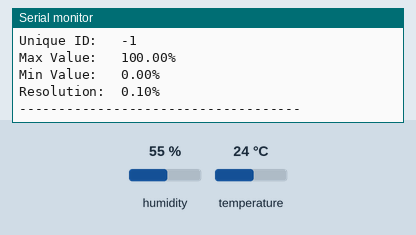
Simulated run of this sketch. Board: ESP8266 (NodeMCU). Parts: the last lines printed to the serial monitor. The inputs (shaded band) are chosen by the test bench; at power-on: humidity 55 %, temperature 24 °C. WiFi joins after 1.5 s; servers stay silent unless stated; uploads are accepted with an empty reply.

Above: at 3.1 s.
3.2 s: humidity set to 22 %
At 4.8 s:
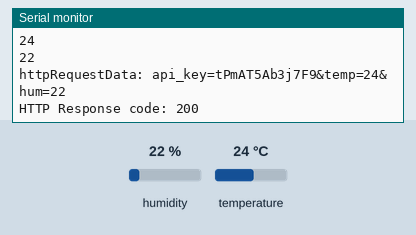
7.7 s: temperature set to 12 °C
At 10.5 s:
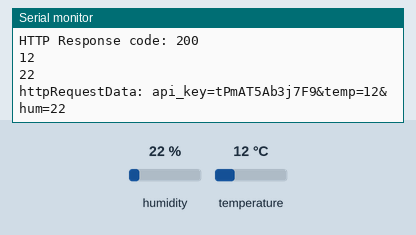
12.2 s: humidity set to 40 %
At 15.1 s:
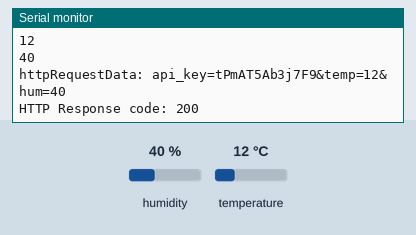
Timing chart, 0 to 16.6 s (numbered marks = the images above; inputs shaded):
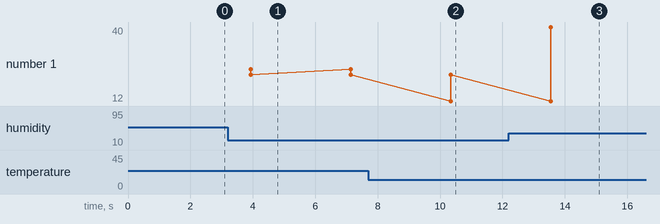

The sketch:

temp_sensors.ino
```cpp
// (licence header left out)
// REQUIRES the following Arduino libraries:
// - DHT Sensor Library: https://github.com/adafruit/DHT-sensor-library
// - Adafruit Unified Sensor Lib: https://github.com/adafruit/Adafruit_Sensor

#ifdef ESP32
#include <WiFi.h>
#include <HTTPClient.h>
#else
#include <ESP8266WiFi.h>
#include <ESP8266HTTPClient.h>
#include <WiFiClient.h>
#endif


const char* ssid     = "Neerzijde 16_IoT";
const char* password = "E4u6c1blockx";

const char* serverName = "http://192.168.0.5/post-esp-data.php";

String apiKeyValue = "tPmAT5Ab3j7F9";

#include <Adafruit_Sensor.h>
#include <DHT.h>
#include <DHT_U.h>

#define DHTPIN 4     // Digital pin connected to the DHT sensor

// Feather HUZZAH ESP8266 note: use pins 3, 4, 5, 12, 13 or 14 --
// Pin 15 can work but DHT must be disconnected during program upload.

// Uncomment the type of sensor in use:
//#define DHTTYPE    DHT11     // DHT 11
#define DHTTYPE    DHT22     // DHT 22 (AM2302)
//#define DHTTYPE    DHT21     // DHT 21 (AM2301)

// See guide for details on sensor wiring and usage:
//   https://learn.adafruit.com/dht/overview

DHT_Unified dht(DHTPIN, DHTTYPE);


uint32_t delayMS;

void setup() {
  Serial.begin(9600);
  int temptot = 0;
  int humtot = 0;
  WiFi.begin(ssid, password);
  Serial.println("Connecting");
  while (WiFi.status() != WL_CONNECTED) {
    delay(500);
    Serial.print(".");
  }
  Serial.println("");
  Serial.print("Connected to WiFi network with IP Address: ");
  Serial.println(WiFi.localIP());


  // Initialize device.
  dht.begin();

  Serial.println(F("DHTxx Unified Sensor Example"));
  // Print temperature sensor details.
  sensor_t sensor;
  dht.temperature().getSensor(&sensor);

  Serial.println(F("------------------------------------"));
  Serial.println(F("Temperature Sensor"));
  Serial.print  (F("Sensor Type: ")); Serial.println(sensor.name);
  Serial.print  (F("Driver Ver:  ")); Serial.println(sensor.version);
  Serial.print  (F("Unique ID:   ")); Serial.println(sensor.sensor_id);
  Serial.print  (F("Max Value:   ")); Serial.print(sensor.max_value); Serial.println(F("°C"));
  Serial.print  (F("Min Value:   ")); Serial.print(sensor.min_value); Serial.println(F("°C"));
  Serial.print  (F("Resolution:  ")); Serial.print(sensor.resolution); Serial.println(F("°C"));
  Serial.println(F("------------------------------------"));
  // Print humidity sensor details.
  dht.humidity().getSensor(&sensor);

  Serial.println(F("Humidity Sensor"));
  Serial.print  (F("Sensor Type: ")); Serial.println(sensor.name);
  Serial.print  (F("Driver Ver:  ")); Serial.println(sensor.version);
  Serial.print  (F("Unique ID:   ")); Serial.println(sensor.sensor_id);
  Serial.print  (F("Max Value:   ")); Serial.print(sensor.max_value); Serial.println(F("%"));
  Serial.print  (F("Min Value:   ")); Serial.print(sensor.min_value); Serial.println(F("%"));
  Serial.print  (F("Resolution:  ")); Serial.print(sensor.resolution); Serial.println(F("%"));
  Serial.println(F("------------------------------------"));
  // Set delay between sensor readings based on sensor details.
  delayMS = sensor.min_delay / 1000;
}

void loop() {
  // Delay between measurements

  delay(delayMS);
  // Get temperature event and print its value.


  if (WiFi.status() == WL_CONNECTED) {
    WiFiClient client;
    HTTPClient http;

    // Your Domain name with URL path or IP address with path
    http.begin(client, serverName);

      sensors_event_t event;
  dht.temperature().getEvent(&event);
  int temp1 = event.temperature;
  Serial.println(temp1);
  dht.humidity().getEvent(&event);
  int hum1 = event.relative_humidity;
  Serial.println(hum1);


    http.addHeader("Content-Type", "application/x-www-form-urlencoded");
    String httpRequestData = "api_key=" + apiKeyValue + "&temp=" + temp1
                             + "&hum=" + hum1 + "";
    Serial.print("httpRequestData: ");
    Serial.println(httpRequestData);

    int httpResponseCode = http.POST(httpRequestData);

    if (httpResponseCode > 0) {
      Serial.print("HTTP Response code: ");
      Serial.println(httpResponseCode);
    }
    else {
      Serial.print("Error code: ");
      Serial.println(httpResponseCode);
    }
    // Free resources
    http.end();
  }
  delay(1000);

}
```

Measured:
- after the input at 3.2 s, the serial monitor: prints a new line after 0.74 s (image 1)
- after the input at 7.7 s, the serial monitor: prints a new line after 2.6 s (image 2)
- after the input at 12.2 s, the serial monitor: prints a new line after 1.4 s (image 3)
- plotted number 1: 22 → 40 after the input at 12.2 s
